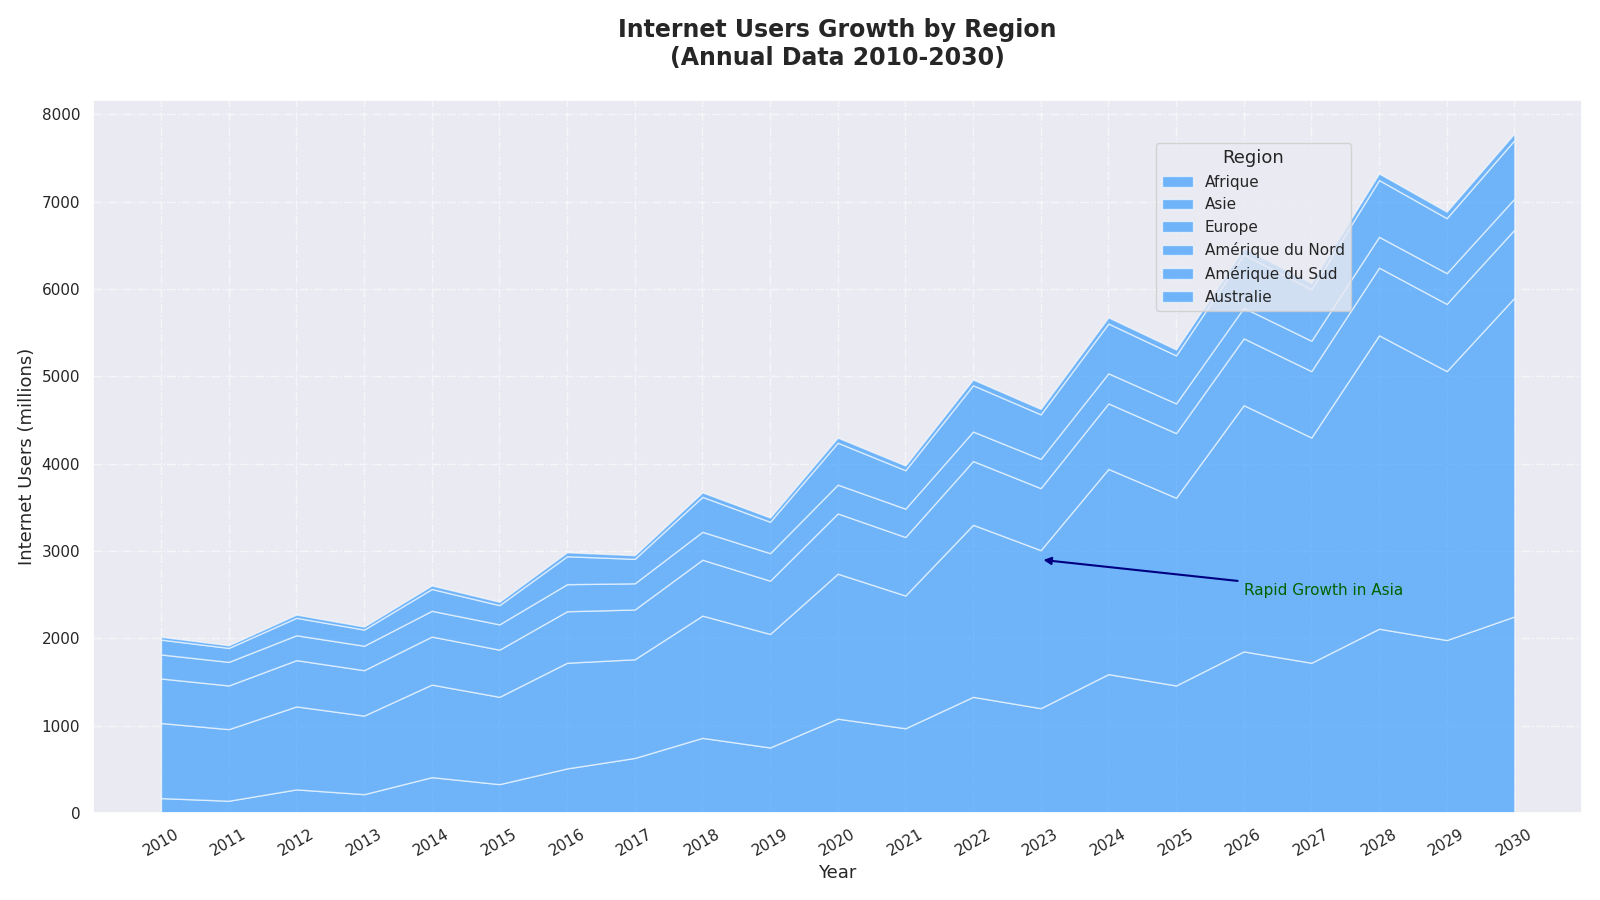

This chart was generated by the following Python code:
import matplotlib.pyplot as plt
import numpy as np

years = np.arange(2010, 2031)
africa_north_users = np.array([130, 110, 180, 155, 250, 210, 310, 380, 480, 440, 570, 520, 680, 620, 800, 740, 920, 860, 1040, 980, 1100])
africa_south_users = np.array([40, 30, 90, 60, 160, 120, 200, 250, 380, 310, 510, 450, 650, 580, 790, 720, 930, 860, 1070, 1000, 1150])
asia_users = np.array([860, 820, 950, 900, 1060, 1000, 1210, 1130, 1400, 1300, 1660, 1520, 1970, 1810, 2350, 2150, 2820, 2580, 3360, 3080, 3650])
europe_users = np.array([510, 500, 530, 520, 550, 540, 590, 570, 640, 610, 690, 670, 730, 710, 750, 740, 765, 760, 775, 770, 780])
north_america_users = np.array([275, 270, 285, 280, 295, 290, 310, 300, 320, 315, 330, 325, 338, 335, 345, 340, 350, 348, 353, 352, 355])
south_america_users = np.array([170, 160, 200, 185, 250, 220, 320, 280, 400, 360, 480, 440, 530, 510, 570, 550, 610, 590, 650, 630, 670])
australia_users = np.array([32, 30, 36, 34, 40, 38, 45, 42, 51, 48, 58, 54, 65, 62, 70, 68, 73, 72, 75, 74, 76])
africa_users = africa_north_users + africa_south_users

# Using a single color for all regions
single_color = ['#1E90FF']

plt.figure(figsize=(16, 9))

# Apply the single color to all regions
plt.stackplot(years, africa_users, asia_users, europe_users, north_america_users, south_america_users, australia_users, 
              labels=['Afrique', 'Asie', 'Europe', 'Amérique du Nord', 'Amérique du Sud', 'Australie'], colors=single_color * 6, alpha=0.6)

plt.title('Internet Users Growth by Region\n(Annual Data 2010-2030)', fontsize=17, fontweight='bold', pad=25)
plt.xlabel('Year', fontsize=13)
plt.ylabel('Internet Users (millions)', fontsize=13)

plt.legend(title='Region', title_fontsize=13, fontsize=11, loc='upper right', bbox_to_anchor=(0.85, 0.95))

plt.grid(True, linestyle='-.', lw=1, alpha=0.6)
plt.xticks(years, rotation=30)
plt.annotate('Rapid Growth in Asia', xy=(2023, 2900), xytext=(2026, 2500), 
             arrowprops=dict(arrowstyle='-|>', lw=1.5, color='navy'), fontsize=11, color='darkgreen')

plt.tight_layout()
plt.show()
